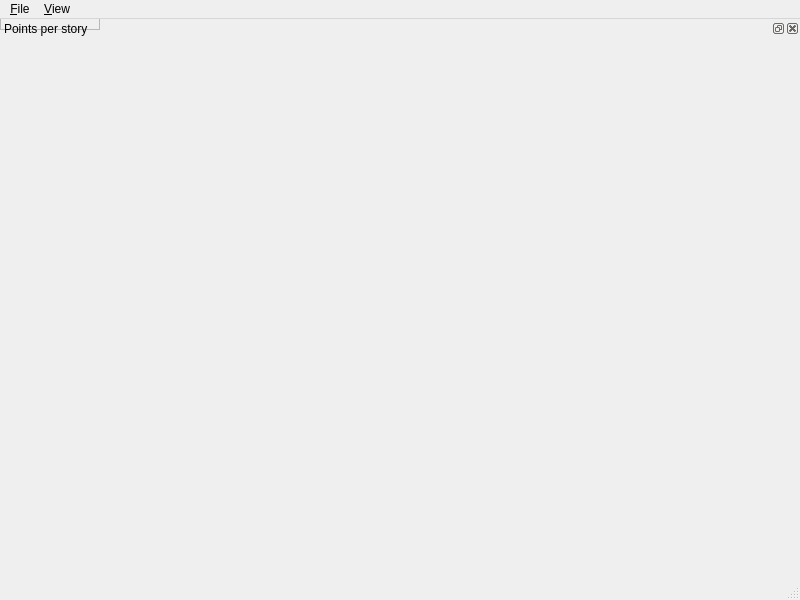
<?xml version="1.0" encoding="UTF-8"?>
<ui version="4.0">
 <class>MainWindow</class>
 <widget class="QMainWindow" name="MainWindow">
  <property name="geometry">
   <rect>
    <x>0</x>
    <y>0</y>
    <width>800</width>
    <height>600</height>
   </rect>
  </property>
  <property name="windowTitle">
   <string>MainWindow</string>
  </property>
  <widget class="QScrollArea" name="scrollArea">
   <property name="widgetResizable">
    <bool>true</bool>
   </property>
   <widget class="StripsGrid" name="stripsGrid">
    <property name="geometry">
     <rect>
      <x>0</x>
      <y>0</y>
      <width>739</width>
      <height>558</height>
     </rect>
    </property>
   </widget>
  </widget>
  <widget class="QMenuBar" name="menubar">
   <property name="geometry">
    <rect>
     <x>0</x>
     <y>0</y>
     <width>800</width>
     <height>18</height>
    </rect>
   </property>
   <widget class="QMenu" name="menu_File">
    <property name="title">
     <string>&amp;File</string>
    </property>
    <addaction name="action_Quit"/>
   </widget>
   <widget class="QMenu" name="menu_View">
    <property name="title">
     <string>&amp;View</string>
    </property>
   </widget>
   <addaction name="menu_File"/>
   <addaction name="menu_View"/>
  </widget>
  <widget class="QStatusBar" name="statusbar"/>
  <widget class="QDockWidget" name="dockWidget">
   <property name="windowTitle">
    <string>Points per story</string>
   </property>
   <attribute name="dockWidgetArea">
    <number>1</number>
   </attribute>
   <widget class="ChartPerStory" name="chartPerStory"/>
  </widget>
  <action name="action_Quit">
   <property name="text">
    <string>&amp;Quit</string>
   </property>
  </action>
 </widget>
 <customwidgets>
  <customwidget>
   <class>StripsGrid</class>
   <extends>QWidget</extends>
   <header>stripsgrid.h</header>
  </customwidget>
  <customwidget>
   <class>ChartPerStory</class>
   <extends>QWidget</extends>
   <header>chartperstory.h</header>
   <container>1</container>
  </customwidget>
 </customwidgets>
 <resources/>
 <connections>
  <connection>
   <sender>action_Quit</sender>
   <signal>triggered()</signal>
   <receiver>MainWindow</receiver>
   <slot>close()</slot>
   <hints>
    <hint type="sourcelabel">
     <x>-1</x>
     <y>-1</y>
    </hint>
    <hint type="destinationlabel">
     <x>399</x>
     <y>299</y>
    </hint>
   </hints>
  </connection>
 </connections>
</ui>
